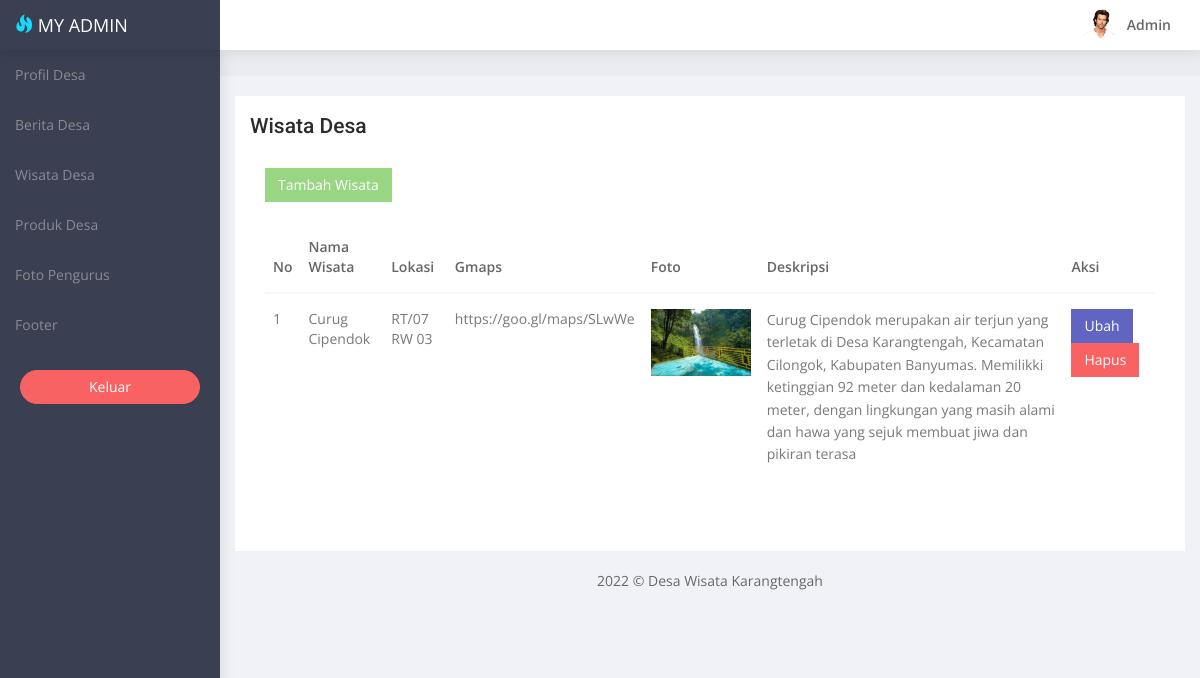
Screenshot of /admin/wisata-admin.php (signed in) with the database file from the repository.
### tables this page shows
CREATE TABLE `wisata` (
  `id_wisata` int(11) NOT NULL,
  `nama_wisata` varchar(255) NOT NULL,
  `foto` varchar(50) NOT NULL,
  `lokasi_wisata` varchar(255) NOT NULL,
  `gmap` text NOT NULL,
  `deskripsi_wisata` varchar(255) NOT NULL
);

### admin/wisata-admin.php (the view, shortened to what this page needs)
<!DOCTYPE html>
<html lang="en">
<head>
   <link href="bower_components/bootstrap/dist/css/bootstrap.min.css" rel="stylesheet">
   <link href="bower_components/metisMenu/dist/metisMenu.min.css" rel="stylesheet">
   <link href="css/style.css" rel="stylesheet">
</head>
<body>
   <div id="wrapper">
      <?php include './navigationCollapse.php'; ?>
      <div id="page-wrapper">
         <div class="container-fluid">
            <div class="row bg-title">
               <div class="col-lg-12">
               </div>
            </div>
            <div class="row">
               <div class="col-md-12">
                  <div class="white-box">
                     <h3>Wisata Desa</h3>
                     <div class="white-box">
                        <a href="./tambah-wisata">
                           <button class="btn btn-success">Tambah Wisata</button>
                        </a><br><br>
                        <div class="table-responsive">
                           <table class="table">
                              <thead>
                                 <tr>
                                    <th>No</th>
                                    <th>Nama Wisata</th>
                                    <th>Lokasi</th>
                                    <th>Gmaps</th>
                                    <th>Foto</th>
                                    <th>Deskripsi</th>
                                    <th>Aksi</th>
                                 </tr>
                              </thead>
                              <tbody>
                                 <?php
                                 include '../admin/config.php';
                                 $no = 1;
                                 $getData = mysqli_query($konfigur, "SELECT * FROM wisata");
                                 while ($row = mysqli_fetch_array($getData)) { ?>
                                    <tr>
                                       <td><?php echo $no++; ?></td>
                                       <td><?= $row['nama_wisata']; ?></td>
                                       <td><?= $row['lokasi_wisata']; ?></td>
                                       <td><?= substr($row['gmap'], 0, 25);  ?></td>
                                       <td><img src="../assets/img/wisata/<?= $row['foto']; ?>" width="100" alt="" srcset=""></td>
                                       <td><?= $row['deskripsi_wisata']; ?></td>
                                       <td>
                                          <a href="./update-wisata?id_wisata=<?= $row['id_wisata']; ?>" class="btn btn-primary">Ubah</a>
                                          <a href="./hapus-wisata?id_wisata=<?= $row['id_wisata']; ?>" class="btn btn-danger">Hapus</a>
                                       </td>
                                    </tr>
                        </div><?php }
                                 mysqli_close($konfigur) ?>
                     </div>
                  </div>
               </div>
            </div>
         </div>
         <footer class="text-center"> 2022 &copy; Desa Wisata Karangtengah</a> </footer>
      </div>
</body>
</html>

### admin/css/style.css (style rules this page uses)
* { outline:0!important }
body { background:#3a3f51;font-family:'Open Sans',sans-serif;margin:0;overflow-x:hidden;color:#686868 }
html { position:relative;min-height:100%;background:#f1f2f7 }
h1,h2,h3,h4,h5,h6 { color:#2b2b2b;font-family:Roboto,sans-serif;margin:10px 0;font-weight:300 }
h3 { line-height:30px;font-size:21px }
p { line-height:1.6 }
.btn { border-radius:0 }
#wrapper { width:100% }
#page-wrapper { padding:0 0 60px;min-height:568px;background:#f1f2f7 }
.bg-title { background:#eaecf2;overflow:hidden;padding:15px 20px 10px;margin-bottom:20px }
.btn-primary { background:#6164c1;border:1px solid #6164c1 }
.btn-success { background:#99d683;border:1px solid #99d683 }
.btn-danger { background:#f96262;border:1px solid #f96262 }
.white-box { background:#fff;padding:15px;margin-bottom:20px }
.white-box h3 { margin:0 0 12px;font-weight:500 }
.table { margin-bottom:10px }
.table-bordered,.table>tbody>tr>td,.table>tbody>tr>th,.table>tfoot>tr>td,.table>tfoot>tr>th,.table>thead>tr>td,.table>thead>tr>th { border-top:1px solid #f4f8fb }
.table>tbody>tr>td,.table>tbody>tr>th,.table>tfoot>tr>td,.table>tfoot>tr>th,.table>thead>tr>td,.table>thead>tr>th { padding:15px 8px }
.table>thead>tr>th { vertical-align:bottom;border-bottom:2px solid #f4f8fb }
tbody { color:#797979 }
th { color:#666;font-weight:600 }
@media (min-width:768px) { #page-wrapper { position:relative;margin:0 0 0 220px;transition:.5s ease-out;top:50px } }

### rows the page displays
wisata: nama_wisata "Curug Cipendok", lokasi_wisata "RT/07 RW 03", gmap "https://goo.gl/maps/SLwWe", foto (picture), deskripsi_wisata "Curug Cipendok merupakan air terjun yang terletak di Desa Karangtengah, Kecamatan Cilongok, Kabupaten Banyumas. Memilikki ketinggian 92 meter dan kedalaman 20 meter, dengan lingkungan yang masih alami dan hawa yang sejuk membuat jiwa dan pikiran terasa"
